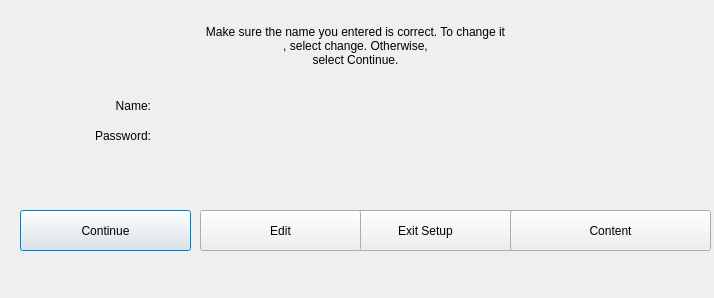
<?xml version="1.0" encoding="UTF-8"?>
<ui version="4.0">
 <class>Dialog</class>
 <widget class="QDialog" name="Dialog">
  <property name="geometry">
   <rect>
    <x>0</x>
    <y>0</y>
    <width>714</width>
    <height>298</height>
   </rect>
  </property>
  <property name="windowTitle">
   <string>Dialog</string>
  </property>
  <widget class="QLabel" name="label">
   <property name="geometry">
    <rect>
     <x>10</x>
     <y>10</y>
     <width>691</width>
     <height>71</height>
    </rect>
   </property>
   <property name="text">
    <string>Make sure the name you entered is correct. To change it  
, select change. Otherwise,  
select Continue.</string>
   </property>
   <property name="alignment">
    <set>Qt::AlignCenter</set>
   </property>
  </widget>
  <widget class="QLabel" name="label_2">
   <property name="geometry">
    <rect>
     <x>10</x>
     <y>90</y>
     <width>141</width>
     <height>31</height>
    </rect>
   </property>
   <property name="text">
    <string>Name:</string>
   </property>
   <property name="alignment">
    <set>Qt::AlignRight|Qt::AlignTrailing|Qt::AlignVCenter</set>
   </property>
  </widget>
  <widget class="QLabel" name="label_3">
   <property name="geometry">
    <rect>
     <x>10</x>
     <y>120</y>
     <width>141</width>
     <height>31</height>
    </rect>
   </property>
   <property name="text">
    <string>Password:</string>
   </property>
   <property name="alignment">
    <set>Qt::AlignRight|Qt::AlignTrailing|Qt::AlignVCenter</set>
   </property>
  </widget>
  <widget class="QLabel" name="name">
   <property name="geometry">
    <rect>
     <x>160</x>
     <y>90</y>
     <width>541</width>
     <height>21</height>
    </rect>
   </property>
   <property name="text">
    <string/>
   </property>
  </widget>
  <widget class="QLabel" name="password">
   <property name="geometry">
    <rect>
     <x>160</x>
     <y>130</y>
     <width>541</width>
     <height>21</height>
    </rect>
   </property>
   <property name="text">
    <string/>
   </property>
  </widget>
  <widget class="QPushButton" name="pushButton">
   <property name="geometry">
    <rect>
     <x>20</x>
     <y>210</y>
     <width>171</width>
     <height>41</height>
    </rect>
   </property>
   <property name="text">
    <string>Continue</string>
   </property>
  </widget>
  <widget class="QPushButton" name="pushButton_2">
   <property name="geometry">
    <rect>
     <x>330</x>
     <y>210</y>
     <width>191</width>
     <height>41</height>
    </rect>
   </property>
   <property name="text">
    <string>Exit Setup</string>
   </property>
  </widget>
  <widget class="QPushButton" name="pushButton_3">
   <property name="geometry">
    <rect>
     <x>510</x>
     <y>210</y>
     <width>201</width>
     <height>41</height>
    </rect>
   </property>
   <property name="text">
    <string>Content</string>
   </property>
  </widget>
  <widget class="QPushButton" name="pushButton_4">
   <property name="geometry">
    <rect>
     <x>200</x>
     <y>210</y>
     <width>161</width>
     <height>41</height>
    </rect>
   </property>
   <property name="text">
    <string>Edit</string>
   </property>
  </widget>
 </widget>
 <resources/>
 <connections>
  <connection>
   <sender>pushButton</sender>
   <signal>clicked()</signal>
   <receiver>Dialog</receiver>
   <slot>close()</slot>
   <hints>
    <hint type="sourcelabel">
     <x>114</x>
     <y>235</y>
    </hint>
    <hint type="destinationlabel">
     <x>71</x>
     <y>266</y>
    </hint>
   </hints>
  </connection>
  <connection>
   <sender>pushButton</sender>
   <signal>clicked()</signal>
   <receiver>Dialog</receiver>
   <slot>accept()</slot>
   <hints>
    <hint type="sourcelabel">
     <x>75</x>
     <y>229</y>
    </hint>
    <hint type="destinationlabel">
     <x>27</x>
     <y>239</y>
    </hint>
   </hints>
  </connection>
  <connection>
   <sender>pushButton_2</sender>
   <signal>clicked()</signal>
   <receiver>Dialog</receiver>
   <slot>close()</slot>
   <hints>
    <hint type="sourcelabel">
     <x>443</x>
     <y>230</y>
    </hint>
    <hint type="destinationlabel">
     <x>320</x>
     <y>264</y>
    </hint>
   </hints>
  </connection>
  <connection>
   <sender>pushButton_3</sender>
   <signal>clicked()</signal>
   <receiver>Dialog</receiver>
   <slot>close()</slot>
   <hints>
    <hint type="sourcelabel">
     <x>590</x>
     <y>232</y>
    </hint>
    <hint type="destinationlabel">
     <x>567</x>
     <y>268</y>
    </hint>
   </hints>
  </connection>
  <connection>
   <sender>pushButton_4</sender>
   <signal>clicked()</signal>
   <receiver>pushButton_4</receiver>
   <slot>animateClick()</slot>
   <hints>
    <hint type="sourcelabel">
     <x>262</x>
     <y>233</y>
    </hint>
    <hint type="destinationlabel">
     <x>237</x>
     <y>250</y>
    </hint>
   </hints>
  </connection>
 </connections>
</ui>
